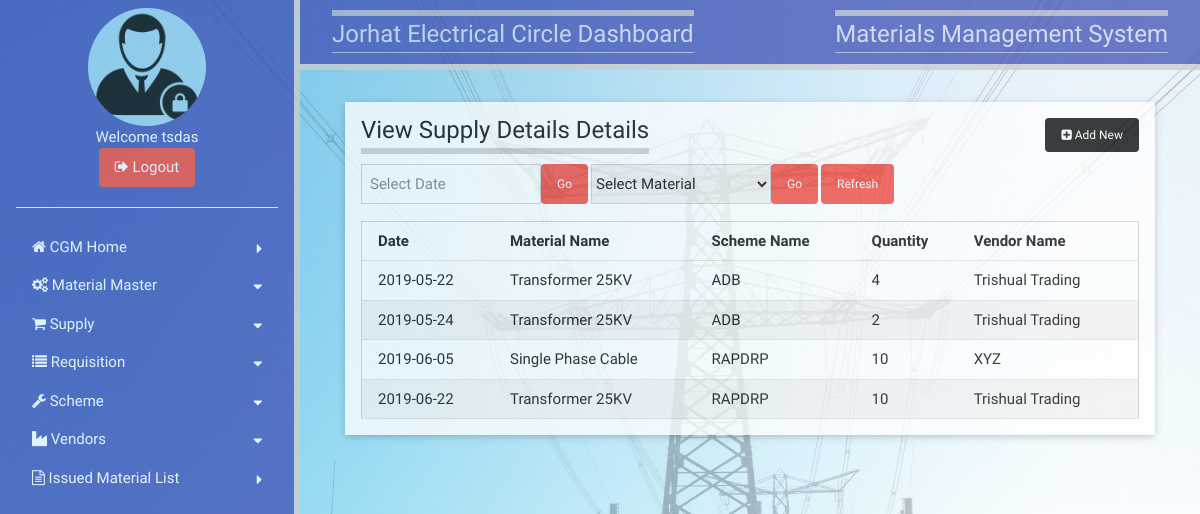
/APDCLTS/viewsupply.php (signed in), run on the app's committed database.
### tables this page shows
CREATE TABLE `users` (
  `usertype` varchar(20) NOT NULL,
  `department` varchar(255) NOT NULL,
  `userid` varchar(100) NOT NULL,
  `password` varchar(100) NOT NULL,
  PRIMARY KEY (`userid`)
);

CREATE TABLE `msupply` (
  `sid` int(11) NOT NULL AUTO_INCREMENT,
  `sdate` varchar(100) NOT NULL,
  `scheme` int(11) NOT NULL,
  `mid` int(11) NOT NULL,
  `quantity` int(11) NOT NULL,
  `details` varchar(300) NOT NULL,
  `vendor` varchar(200) NOT NULL,
  `warranty` varchar(100) NOT NULL,
  `dept` varchar(200) NOT NULL,
  PRIMARY KEY (`sid`)
);

CREATE TABLE `materials` (
  `mid` int(11) NOT NULL AUTO_INCREMENT,
  `mname` varchar(200) NOT NULL,
  `details` varchar(200) NOT NULL,
  PRIMARY KEY (`mid`)
);

CREATE TABLE `scheme` (
  `scid` int(11) NOT NULL AUTO_INCREMENT,
  `scname` varchar(200) NOT NULL,
  PRIMARY KEY (`scid`)
);

CREATE TABLE `vendors` (
  `vid` int(11) NOT NULL AUTO_INCREMENT,
  `name` varchar(100) NOT NULL,
  `address` varchar(200) NOT NULL,
  `contact` bigint(20) NOT NULL,
  PRIMARY KEY (`vid`)
);

### APDCLTS/viewsupply.php (the view, shortened to what this page needs)
<?php
  require_once 'include/connect.php';
    $uid=$_SESSION["uname"];
    $sql="Select department from users where userid='$uid'";
    $result=mysqli_query($link,$sql);
    $row=mysqli_fetch_array($result);
    $divn=$row[0];
?>
<!doctype html>
<html>
<head>
<link href="css/w3.css" type="text/css" rel="stylesheet">
<link href="css/style.css" type="text/css" rel="stylesheet">
<link rel="stylesheet" href="https://cdnjs.cloudflare.com/ajax/libs/font-awesome/4.7.0/css/font-awesome.min.css">
<link href="jQueryAssets/jquery.ui.core.min.css" rel="stylesheet" type="text/css">
<link href="jQueryAssets/jquery.ui.theme.min.css" rel="stylesheet" type="text/css">
<link href="jQueryAssets/jquery.ui.datepicker.min.css" rel="stylesheet" type="text/css">
</head>
<body>
<?php
          if($_SESSION["utype"]=="Central Store")
          {
              include "cstoresbar.php";
          }
          else
          {
              include "cgmSbar.php";
          }
      ?>
<div id="main" style="margin-left:300px">
    <div class="w3-container w3-indigo w3-right-align w3-opacity-min w3-bottombar">
      <div class="w3-container w3-indigo w3-right-align w3-opacity-min">
          	<div class="w3-left">
              <h3 class="topbar w3-border-bottom"><?php echo $divn; ?> Dashboard</h3>
            </div>
            <div class="w3-right">
              <h3 class="topbar w3-border-bottom">Materials Management System</h3>
            </div>
      </div>
    </div>
    	<div class="w3-card-2 w3-white w3-opacity-min" style="width:90%; margin:32px auto">
        	<div class="w3-container">
              <div class="left"><h3 class="bottombar">View Supply Details Details</h3></div>
                <div class="right" style="padding-top:16px;"><a href="mCStore.php" class="btn black round small text-white"><i class="fa fa-plus-square"></i> Add New</a></div>
            </div>
            <div class="w3-container">
            	<form id="form1" method="post" action="viewsupply.php">
                	<div class="w3-left" style="width:180px;">
                    	<input type="text" id="Datepicker1" name="pdate" class="input border" placeholder="Select Date">
                    </div>
                  	<div class="w3-left">
                    	<input type="submit" name="search" class="btn red small round" value="Go" style="height:40px;">
                    </div>
                    <div class="w3-left" style="width:180px; margin-left:3px;">
                    	<Select name="mname" class="select border">
                        	<option disabled selected>Select Material</option>
                            <?php
                             $sql = "Select * from materials";
                            ?>
                        </Select>
                    </div>
                  	<div class="w3-left">
                    	<input type="submit" name="search1" class="btn red small round" value="Go" style="height:40px;">
                    </div>
                    <div class="w3-left" style="margin-left:3px;">
                    	<input type="submit" name="refresh" class="btn red small round" value="Refresh" style="height:40px;">
                    </div>
                </form>
            </div>
          <div class="w3-container w3-padding-16">
                    <table class="w3-table-all">
                            <thead>
                              <tr>
                                <th>Date</th>
                                <th>Material Name</th>
                                <th>Scheme Name</th>
                                <th>Quantity</th>
                                <th>Vendor Name</th>
                              </tr>
                            </thead>
                            <tbody>
            <?php
									if(isset($_POST["search"]) and $_SESSION["utype"]=="Central Store")
									{
										$date=mysqli_real_escape_string($link,$_POST["pdate"]);
										$sdate=date("Y-m-d",strtotime($date));
										$sql="Select A.*,B.mname,C.scname,D.name from msupply as A,materials as B,scheme as C,vendors as D where A.sdate='$sdate' and A.mid=B.mid and A.scheme=C.scid and A.vendor=D.vid and A.dept='Central Store'";
									}
                  elseif(isset($_POST["search"]) and $_SESSION["utype"]=="CGM")
                  {
                    $date=mysqli_real_escape_string($link,$_POST["pdate"]);
                    $sdate=date("Y-m-d",strtotime($date));
                    $sql="Select A.*,B.mname,C.scname,D.name from msupply as A,materials as B,scheme as C,vendors as D where A.sdate='$sdate' and A.mid=B.mid and A.scheme=C.scid and A.vendor=D.vid and A.dept='CGM'";
                  }
									else if(isset($_POST["search1"]) and $_SESSION["utype"]=="Central Store")
									{
										$matid=$_POST["mname"];
										$sql="Select A.*,B.mname,C.scname,D.name from msupply as A,materials as B,scheme as C,vendors as D where A.mid='$matid' and A.mid=B.mid and A.scheme=C.scid and A.vendor=D.vid and A.dept='Central Store'";
									}
                  else if(isset($_POST["search1"]) and $_SESSION["utype"]=="CGM")
                  {
                    $matid=$_POST["mname"];
                    $sql="Select A.*,B.mname,C.scname,D.name from msupply as A,materials as B,scheme as C,vendors as D where A.mid='$matid' and A.mid=B.mid and A.scheme=C.scid and A.vendor=D.vid and A.dept='CGM'";
                  }
									else if($_SESSION["utype"]=="Central Store")
									{
										$sql="Select A.*,B.mname,C.scname,D.name from msupply as A,materials as B,scheme as C,vendors as D where A.mid=B.mid and A.scheme=C.scid and A.vendor=D.vid and A.dept='Central Store'";
									}
                  else
                  {
                   $sql="Select A.*,B.mname,C.scname,D.name from msupply as A,materials as B,scheme as C,vendors as D where A.mid=B.mid and A.scheme=C.scid and A.vendor=D.vid and A.dept='CGM'";
                  }
									$result=mysqli_query($link,$sql);
									while($row=mysqli_fetch_array($result))
									{
								?>
                                   <tr>
                                     <td> <?php echo $row[1]; ?></td>
                                     <td> <?php echo $row["mname"]; ?></td>
                                     <td> <?php echo $row["scname"]; ?></td>
                                     <td> <?php echo $row[4]; ?></td>
                                    <td> <?php echo $row["name"]; ?></td>
                                   </tr>
                                <?php } ?>
                            </tbody>
                    </table>
            </div>
    </div>
</div>
</body>
</html>

### APDCLTS/css/w3.css (style rules this page uses)
*,*:before,*:after { box-sizing:inherit }
html { -ms-text-size-adjust:100%;-webkit-text-size-adjust:100% }
body { margin:0 }
a { background-color:transparent;-webkit-text-decoration-skip:objects }
button,input,select,textarea { font:inherit;margin:0 }
button,input { overflow:visible }
button,select { text-transform:none }
button,html [type=button],[type=reset],[type=submit] { -webkit-appearance:button }
html,body { font-family:Verdana,sans-serif;font-size:15px;line-height:1.5 }
html { overflow-x:hidden }
h3 { font-size:24px }
h1,h2,h3,h4,h5,h6 { font-family:"Segoe UI",Arial,sans-serif;font-weight:400;margin:10px 0 }
a { color:inherit }
.w3-table,.w3-table-all { border-collapse:collapse;border-spacing:0;width:100%;display:table }
.w3-table-all { border:1px solid #ccc }
.w3-bordered tr,.w3-table-all tr { border-bottom:1px solid #ddd }
.w3-table-all tr:nth-child(odd) { background-color:#fff }
.w3-table-all tr:nth-child(even) { background-color:#f1f1f1 }
.w3-table td,.w3-table th,.w3-table-all td,.w3-table-all th { padding:8px 8px;display:table-cell;text-align:left;vertical-align:top }
.w3-table th:first-child,.w3-table td:first-child,.w3-table-all th:first-child,.w3-table-all td:first-child { padding-left:16px }
.w3-main,#main { transition:margin-left .4s }
.w3-container:after,.w3-container:before,.w3-panel:after,.w3-panel:before,.w3-row:after,.w3-row:before,.w3-row-padding:after,.w3-row-padding:before, .w3-cell-row:before,.w3-cell-row:after,.w3-clear:after,.w3-clear:before,.w3-bar:before,.w3-bar:after { content:"";display:table;clear:both }
.w3-container,.w3-panel { padding:0.01em 16px }
.w3-card,.w3-card-2 { box-shadow:0 2px 5px 0 rgba(0,0,0,0.16),0 2px 10px 0 rgba(0,0,0,0.12) }
.w3-opacity-min { opacity:0.75 }
.w3-right-align { text-align:right!important }
.w3-border-bottom { border-bottom:1px solid #ccc!important }
.w3-bottombar { border-bottom:6px solid #ccc!important }
.w3-padding-16 { padding-top:16px!important;padding-bottom:16px!important }
.w3-left { float:left!important }
.w3-right { float:right!important }
.w3-indigo,.w3-hover-indigo:hover { color:#fff!important;background-color:#3f51b5!important }
.w3-white,.w3-hover-white:hover { color:#000!important;background-color:#fff!important }

### APDCLTS/css/style.css (style rules this page uses)
*,*:before,*:after { box-sizing:inherit }
html { -ms-text-size-adjust:100%;-webkit-text-size-adjust:100% }
body { margin:0 }
a { background-color:transparent;-webkit-text-decoration-skip:objects }
button,input,select,textarea { font:inherit;margin:0 }
button,input { overflow:visible }
button,select { text-transform:none }
button,html [type=button],[type=reset],[type=submit] { -webkit-appearance:button }
html,body { font-family:Verdana,sans-serif;font-size:15px;line-height:1.5 }
html { overflow-x:hidden }
h3 { font-size:24px }
h1,h2,h3,h4,h5,h6 { font-family:"Segoe UI",Arial,sans-serif;font-weight:400;margin:10px 0 }
a { color:inherit }
.btn,.button { border:none;display:inline-block;padding:8px 16px;vertical-align:middle;overflow:hidden;text-decoration:none;color:inherit;background-color:inherit;text-align:center;cursor:pointer;white-space:nowrap }
.btn,.button { -webkit-touch-callout:none;-webkit-user-select:none;-khtml-user-select:none;-moz-user-select:none;-ms-user-select:none;user-select:none }
.input { padding:8px;display:block;border:none;border-bottom:1px solid #ccc;width:100% }
.select { padding:9px 0;width:100%;border:none;border-bottom:1px solid #ccc }
.main,#main { transition:margin-left .4s }
.round,.round-medium { border-radius:4px }
.small { font-size:12px!important }
.border { border:1px solid #ccc!important }
.topbar { border-top:6px solid #ccc!important }
.bottombar { border-bottom:6px solid #ccc!important }
.left { float:left!important }
.right { float:right!important }
.red,.hover-red:hover { color:#fff!important;background-color:#f44336!important }
.black,.hover-black:hover { color:#fff!important;background-color:#000!important }
.text-white,.hover-text-white:hover { color:#fff!important }

### APDCLTS/viewsupply.php (style rules this page uses)
body { font-family: 'Concert One', cursive; background-image:url(images/bgrd.jpg); background-repeat:no-repeat; background-size:cover; }
h3 { font-family: 'Concert One', cursive; }

### data on the page
users: department "Jorhat Electrical Circle"
msupply: sdate "2019-05-22", mid.mname "Transformer 25KV", scheme.scname "ADB", quantity "4", vendors.name "Trishual Trading"
msupply: sdate "2019-05-24", mid.mname "Transformer 25KV", scheme.scname "ADB", quantity "2", vendors.name "Trishual Trading"
msupply: sdate "2019-06-05", mid.mname "Single Phase Cable", scheme.scname "RAPDRP", quantity "10", vendors.name "XYZ"
msupply: sdate "2019-06-22", mid.mname "Transformer 25KV", scheme.scname "RAPDRP", quantity "10", vendors.name "Trishual Trading"

### other printed values
$uid "tsdas"
